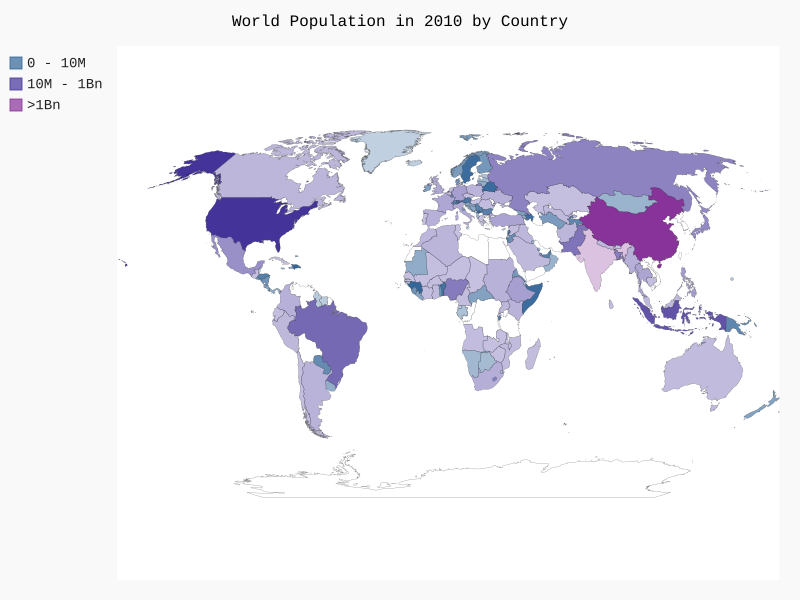

Recreate this plot in Python.
import json
from country_codes import get_country_code
from pygal.maps.world import World
from pygal.style import RotateStyle

#load data into list
filename = 'population_data.json'

with open(filename) as f:
	pop_data = json.load(f)

#a dictionary for populatuion data
cc_populations = {}
for pop_dict in pop_data:
	if pop_dict['Year'] == '2010':
		country_name = pop_dict['Country Name']
		population = int(float(pop_dict['Value']))
		code = get_country_code(country_name)
		if code:
			cc_populations[code] = population
		#else:
		#	print("Error : " + country_name)

#group the countries into 3 population levels
cc_pops_1, cc_pops_2, cc_pops_3 = {}, {}, {}
for cc, pop in cc_populations.items():
	if pop < 10000000:
		cc_pops_1[cc] = pop
	elif pop < 1000000000:
		cc_pops_2[cc] = pop
	else:
		cc_pops_3[cc] = pop

#show how many countries in each level
print(len(cc_pops_1), len(cc_pops_2), len(cc_pops_3))

wm_style = RotateStyle('#336699')
wm = World(style=wm_style)
wm.title = 'World Population in 2010 by Country'
wm.add('0 - 10M', cc_pops_1)
wm.add('10M - 1Bn', cc_pops_2)
wm.add('>1Bn', cc_pops_3)

wm.render_to_file('world_population.svg')
